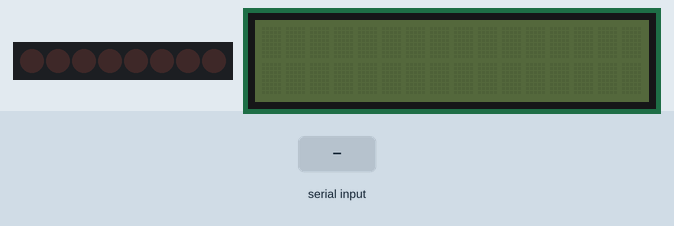
Simulated run of this sketch. Board: ESP32. On the bench: 8 port-expander outputs drawn as a row of LEDs (first output left, lit = HIGH), 16×2 character LCD. Wiring (inferred from the names in the program): PCF8574 port expander at I2C address 0x27. Wiring (inferred from the signals the program sends): row of LEDs: on Q0, Q1, Q2, Q3, Q4, Q5, Q6, Q7. The inputs (shaded band) are chosen by the test bench.

Above: at 1.2 s.
1.3 s: "1\n" received over Serial
At 2.8 s:
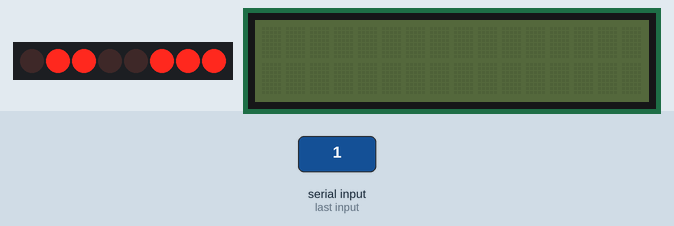
3.2 s: "0\n" received over Serial
At 4.2 s:
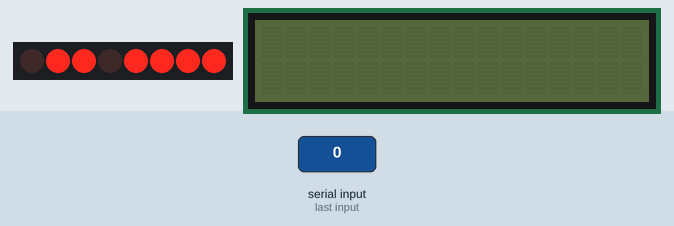
4.8 s: "2\n" received over Serial
At 5.5 s:
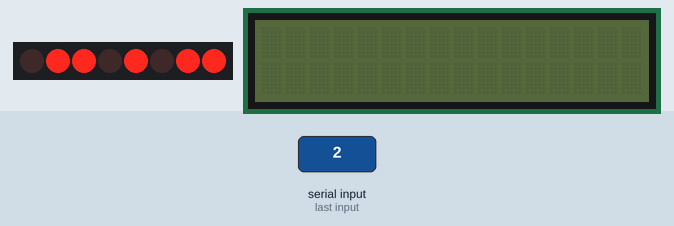
Timing chart, 0 to 7.8 s (numbered marks = the images above; inputs shaded):
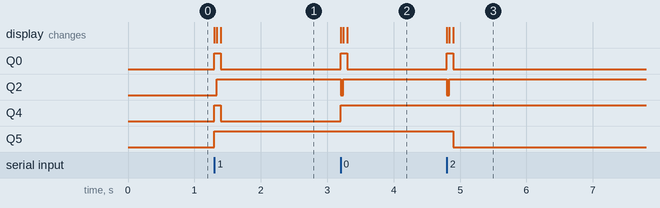

The sketch:

lab3part1.ino
```cpp
// Filename: lab3part1.ino
// Author: Ephraim Tran & Benjamin Hoang
// Date: 11/17/2026
// Description: Takes the input typed in from the serial monitor and displays it on
// the LCD using the I2C protocol to communicate.

// Version 1.0
// Author: Ephraim Tran & Benjamin Hoang
// Date: 11/17/2026
// Changes:

//INCLUDES
#include <Wire.h>
// Ensure that the LiquidCrystal I2C library by Frank de Brabander is installed in your Arduino IDE Library Manager
#include <LiquidCrystal_I2C.h>
#include <Arduino.h>
#include "lcd_helper.h"

LiquidCrystal_I2C lcd(0x27, 16, 2); // Initialize the LCD
void setup() {
  Serial.begin(115200);
  Wire.begin(SDA_PIN, SCL_PIN);
  lcd.init();
  delay(2);
}

void loop() {
 // ====================> TODO:
 // Write code that takes Serial input and displays it to the LCD. Do NOT use any
 // functions from the LiquidCrystal I2C library here.
  if (Serial.available() > 0) { // if there is text in the serial monitor
    String line = Serial.readStringUntil('\n');
    displaySerialLine(line);
  }
}
```

lcd_helper.cpp
```cpp
#include "lcd_helper.h"

// Name: writeExpander
// Description: Writes the value to the expander with the backlight bit set
// Parameters: value - the value to add the backlight bit to
// Returns: nothing
void writeExpander(uint8_t value) {
    Wire.beginTransmission(LCD_ADDR);
    Wire.write(value | BIT_BL);
    Wire.endTransmission();
}

// Name: pulseEnable
// Description: Sets and clears the enable bit to latch the value into the LCD
// Parameters: value - the value to write to the expander
// Returns: nothing
void pulseEnable(uint8_t value) {
    writeExpander(value | BIT_EN);
    delay(1);
    writeExpander(value & ~BIT_EN);
    delay(5);
}

// Name: writeNibble
// Description: Adds the RS bit if sending data, then pulses EN
// Parameters: nibble - data in the upper 4 bits
//             isData - true for a character, false for a command
// Returns: nothing
void writeNibble(uint8_t nibble, bool isData) {
    uint8_t value = nibble | (isData ? MODE_DATA : MODE_CMD);
    pulseEnable(value);
}

// Name: sendLcdByte
// Description: Sends a byte to the LCD, upper nibble first
// Parameters: value - the byte to send
//             isData - true for a character, false for a command
// Returns: nothing
void sendLcdByte(uint8_t value, bool isData) {
    writeNibble(value & 0xF0, isData);
    writeNibble((value << 4) & 0xF0, isData);
}

// Name: sendLcdCommand
// Description: Sends a command to the LCD
// Parameters: command - the command to send
// Returns: nothing
void sendLcdCommand(uint8_t command) {
    sendLcdByte(command, false);
    if (command == CMD_CLEAR) {
        delay(2);
    }
}

// Name: displaySerialLine
// Description: Displays the string passed in to the LCD, clearing the screen first
// Parameters: line - the string to display
// Returns: nothing
void displaySerialLine(String line) {
    sendLcdCommand(CMD_CLEAR);
    sendLcdCommand(CMD_LINE1);

    for (uint8_t index = 0;
         index < line.length() && index < LCD_COLS * LCD_ROWS;
         index++) {
        if (index == LCD_COLS) {
            sendLcdCommand(CMD_LINE2);
        }
        sendLcdByte(line[index], true);
    }
}
```

lcd_helper.h
```cpp
#pragma once
#include <Arduino.h>
#include <Wire.h>
#include <LiquidCrystal_I2C.h>

// Pin definitions
#define SDA_PIN 14
#define SCL_PIN 13

// LCD constants
const uint8_t LCD_ADDR = 0x27;
const uint8_t LCD_COLS = 16;
const uint8_t LCD_ROWS = 2;

// Bit definitions
const uint8_t BIT_RS = 0x01;
const uint8_t BIT_RW = 0x02;
const uint8_t BIT_EN = 0x04;
const uint8_t BIT_BL = 0x08;

// LCD modes
const uint8_t MODE_CMD  = 0;
const uint8_t MODE_DATA = BIT_RS;

// LCD commands
const uint8_t CMD_CLEAR = 0x01;
const uint8_t CMD_LINE1 = 0x80;
const uint8_t CMD_LINE2 = 0xC0;

// Function declarations
void writeExpander(uint8_t value);
void pulseEnable(uint8_t value);
void writeNibble(uint8_t nibble, bool isData);
void sendLcdByte(uint8_t value, bool isData);
void sendLcdCommand(uint8_t command);
void displaySerialLine(String line);
```

Measured:
- after the input at 1.3 s, Q0, Q4: LOW → HIGH at once, → LOW 0.10 s later; Q2, Q5: LOW → HIGH at once; the display: first changes at once (image 1 shows a later state)
- after the input at 3.2 s, Q0: LOW → HIGH at once, → LOW 0.10 s later; Q2: HIGH → LOW at once, → HIGH 0.04 s later; Q4: LOW → HIGH at once; the display: first changes at once (image 2 shows a later state)
- after the input at 4.8 s, Q0: LOW → HIGH at once, → LOW 0.10 s later; Q2: HIGH → LOW at once, → HIGH 0.04 s later; Q5: HIGH → LOW after 0.10 s; the display: first changes at once (image 3 shows a later state)
